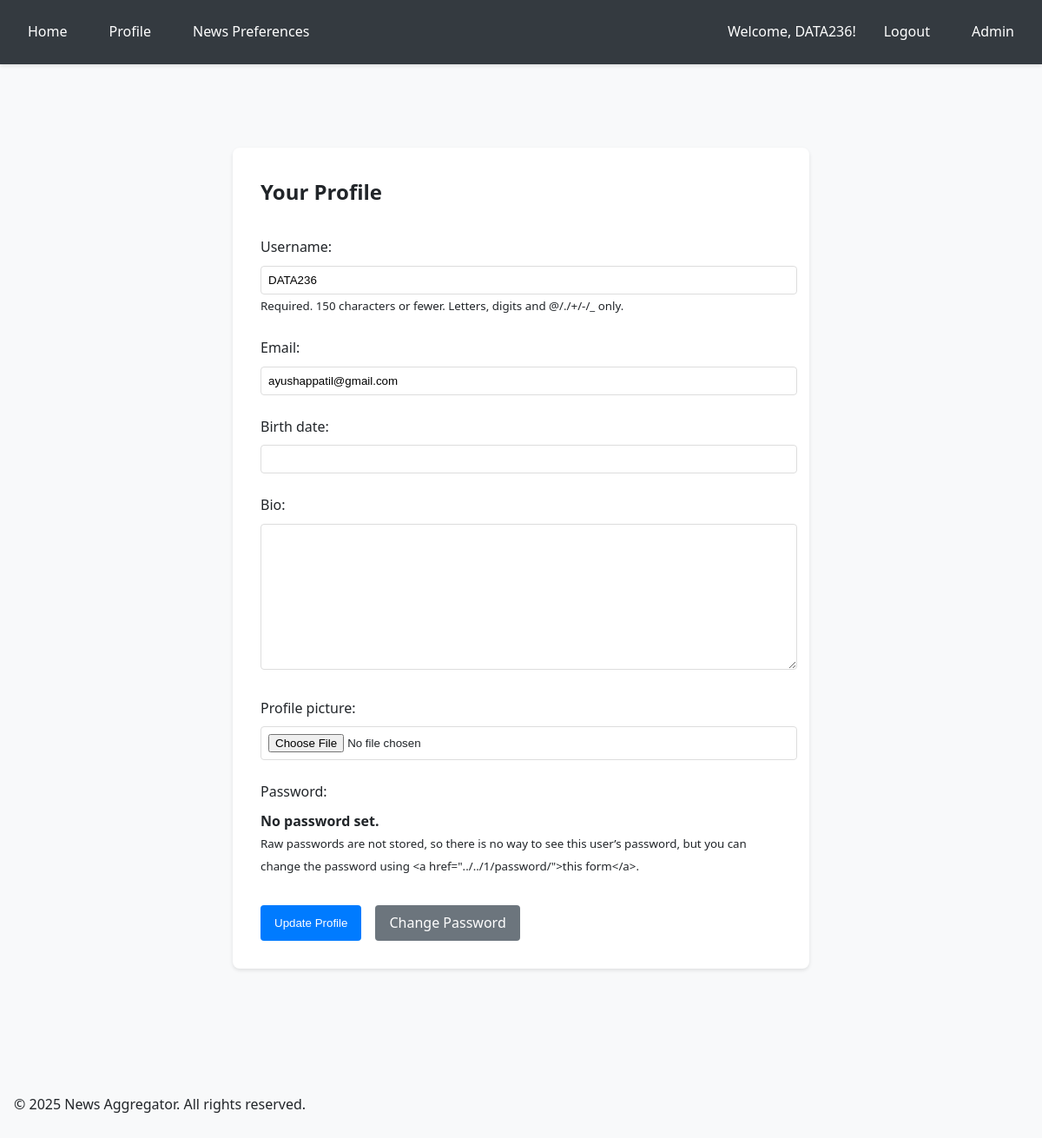
Page /accounts/profile/ (signed in) on the committed database.
### accounts/models.py (models this page shows, shortened)
class CustomUser(AbstractUser):
    email = models.EmailField(unique=True)
    bio = models.TextField(max_length=500, blank=True)
    birth_date = models.DateField(null=True, blank=True)
    profile_picture = models.ImageField(upload_to='profile_pics/', null=True, blank=True)
    USERNAME_FIELD = 'email'
    REQUIRED_FIELDS = ['username']

### accounts/views.py (the view)
# urls.py: path('profile/', views.profile, name='profile'),
@login_required
def profile(request):
    if request.method == 'POST':
        form = CustomUserChangeForm(request.POST, request.FILES, instance=request.user)
        if form.is_valid():
            form.save()
            messages.success(request, 'Profile updated successfully!')
            return redirect('accounts:profile')
    else:
        form = CustomUserChangeForm(instance=request.user)
    return render(request, 'accounts/profile.html', {'form': form})

### accounts/forms.py
class CustomUserChangeForm(UserChangeForm):
    class Meta:
        model = CustomUser
        fields = ('username', 'email', 'birth_date', 'bio', 'profile_picture')

### accounts/templates/accounts/profile.html (shortened to what this page needs)
{% extends "base.html" %}
{% block content %}
<div class="container">
    <div class="profile-container">
        <div class="profile-header">
            <h2>Your Profile</h2>
        </div>
        <form method="post" enctype="multipart/form-data" novalidate>
            {% for field in form %}
            <div class="form-group">
                {{ field.label_tag }}
                {{ field }}
                {% if field.help_text %}
                <small class="form-text text-muted">{{ field.help_text }}</small>
                {% endif %}
            </div>
            {% endfor %}
            <div class="button-group">
                <button type="submit" class="btn btn-primary">Update Profile</button>
                <a href="{% url 'accounts:password_reset' %}" class="btn btn-secondary">Change Password</a>
            </div>
        </form>
    </div>
</div>
{% endblock %}

### templates/base.html (shortened to what this page needs)
{% load static %}
<!DOCTYPE html>
<html lang="en">
<head>
    <link rel="stylesheet" href="https://cdnjs.cloudflare.com/ajax/libs/font-awesome/6.5.1/css/all.min.css">
</head>
<body>
    <header>
        <nav>
            <div class="nav-left">
                <a href="{% url 'news:index' %}">Home</a>
                {% if user.is_authenticated %}
                <a href="{% url 'accounts:profile' %}">Profile</a>
                <a href="{% url 'accounts:preferences' %}">News Preferences</a>
                {% endif %}
            </div>
            <div class="nav-right">
                {% if user.is_authenticated %}
                <span>Welcome, {{ user.username }}!</span>
                <a href="{% url 'accounts:logout' %}">Logout</a>
                {% else %}
                <a href="{% url 'accounts:login' %}">Login</a>
                <a href="{% url 'accounts:register' %}">Register</a>
                {% endif %}
                {% if user.is_staff %}
                <a href="{% url 'admin:index' %}">Admin</a>
                {% endif %}
            </div>
        </nav>
    </header>
    <div class="container">
        {% block content %}{% endblock %}
    </div>
    <footer>
        <div class="container">
            <p>&copy; {% now "Y" %} News Aggregator. All rights reserved.</p>
        </div>
    </footer>
</body>
</html>

### templates/base.html (style rules this page uses)
:root { --primary-color: #007bff; --secondary-color: #6c757d; --background-color: #f8f9fa; --text-color: #212529; --border-color: #dee2e6; }
body { font-family: 'Segoe UI', Tahoma, Geneva, Verdana, sans-serif; margin: 0; padding: 0; background-color: var(--background-color); color: var(--text-color); line-height: 1.6; }
header { background-color: #343a40; color: white; padding: 1rem 0; box-shadow: 0 2px 4px rgba(0, 0, 0, 0.1); }
nav { display: flex; justify-content: space-between; align-items: center; max-width: 1200px; margin: 0 auto; padding: 0 1rem; }
nav a { color: white; text-decoration: none; padding: 0.5rem 1rem; border-radius: 4px; transition: background-color 0.3s; }
.nav-left, .nav-right { display: flex; align-items: center; gap: 1rem; }
.container { max-width: 1200px; margin: 0 auto; padding: 2rem 1rem; }

### accounts/templates/accounts/profile.html (style rules this page uses)
.profile-container { max-width: 600px; margin: 2rem auto; padding: 2rem; background: #fff; border-radius: 8px; box-shadow: 0 2px 4px rgba(0, 0, 0, 0.1); }
.profile-header { display: flex; align-items: center; margin-bottom: 2rem; }
.profile-header h2 { margin: 0; margin-right: 1rem; }
.form-group { margin-bottom: 1.5rem; }
.form-group label { display: block; margin-bottom: 0.5rem; font-weight: 500; }
.form-group input, .form-group textarea { width: 100%; padding: 0.5rem; border: 1px solid #ddd; border-radius: 4px; }
.button-group { display: flex; gap: 1rem; margin-top: 2rem; }
.btn { padding: 0.5rem 1rem; border: none; border-radius: 4px; cursor: pointer; font-weight: 500; }
.btn-primary { background-color: #007bff; color: white; }
.btn-secondary { background-color: #6c757d; color: white; text-decoration: none; }

### rows in the picture
CustomUser: username "DATA236", form "DATA236" "ayushappatil@gmail.com" "No password set."

### other values in the picture
{{ field.label_tag }} "Username:" "Email:" "Birth date:" "Bio:" "Profile picture:" "Password:"
{{ field.help_text }} "Required. 150 characters or fewer. Letters, digits and @/./+/-/_ only." "Raw passwords are not stored, so there is no way to see this user’s password, but you can change the password using <a href=\"../../1/password/\">this form</a>."
